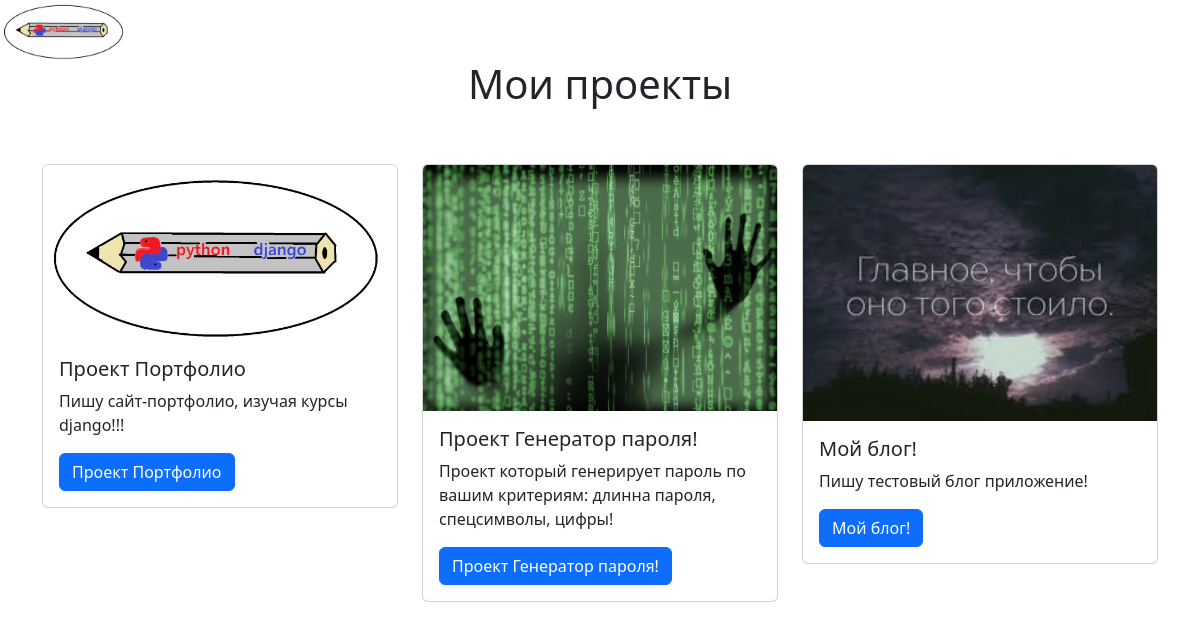
/, run on an earlier commit of the app's database.
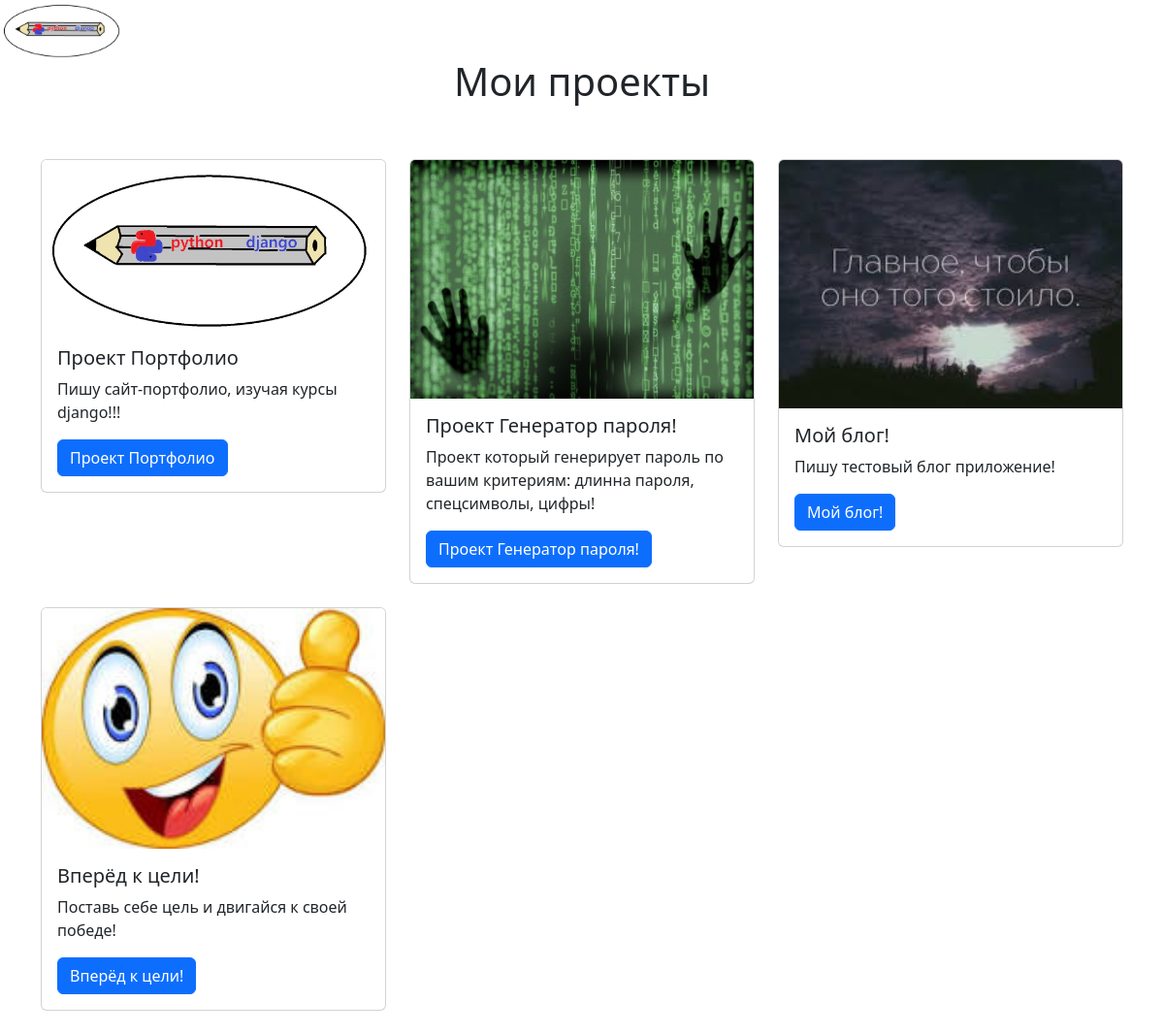
And on a later commit of the database.
### portfolio/models.py (models this page shows, shortened)
class Project(models.Model):
    title = models.CharField(max_length=100, verbose_name='Заголовок')
    description = models.CharField(max_length=250, verbose_name='Описание')
    image = models.ImageField(upload_to='portfolio/images/', verbose_name='Изображение')
    url = models.URLField(blank=True)
    class Meta:
        verbose_name = 'Проект'
        verbose_name_plural = 'Проекты'

### portfolio/views.py (the view)
# urls.py: path('', include('portfolio.urls')),
def portfolio(request):
    title = 'Портфолио'
    project = Project.objects.all()
    context = {'title': title, 'project': project}
    return render(request, 'portfolio/portfolio.html', context)

### portfolio/templates/portfolio/portfolio.html
{% extends 'portfolio/base.html' %}
{% load static %}
{% block content %}
<div class="container">
    <h1 class="text-center">Мои проекты</h1>
<br>
<br>
    <div class="row">
        {% for p in project %}
        <div class="col-lg-4">
            <div class="card mb-4">
                <img src="{{ p.image.url }}" class="card-img-top" alt="{{ p.title }}">
                <div class="card-body">
                    <h5 class="card-title">{{ p.title }}</h5>
                    <p class="card-text">{{ p.description }}</p>
                    {% if p.url %}
                    <a href="{{ p.url }}" class="btn btn-primary">{{p.title}}</a>
                    {% endif %}
                </div>
            </div>
        </div>
        {% endfor %}
    </div>
</div>
{% endblock content %}

### portfolio/templates/portfolio/base.html (shortened to what this page needs)
{% load static %}
<!doctype html>
<html lang="ru">
  <head>
    <link href="https://cdn.jsdelivr.net/npm/bootstrap@5.3.0/dist/css/bootstrap.min.css" rel="stylesheet">
   <a href="{% url 'portfolio' %}">
  <img src="{% static 'portfolio/islogo.jpg' %}" alt="Логотип" height="60" width="130">
</a>
  </head>
  <body>
    <body>
    {% block content %}
    {% endblock content %}
    </body>
  </body>
</html>

What changed in the data, as far as the page shows it:
added Project: image (picture), title "Вперёд к цели!", description "Поставь себе цель и двигайся к своей победе!"
